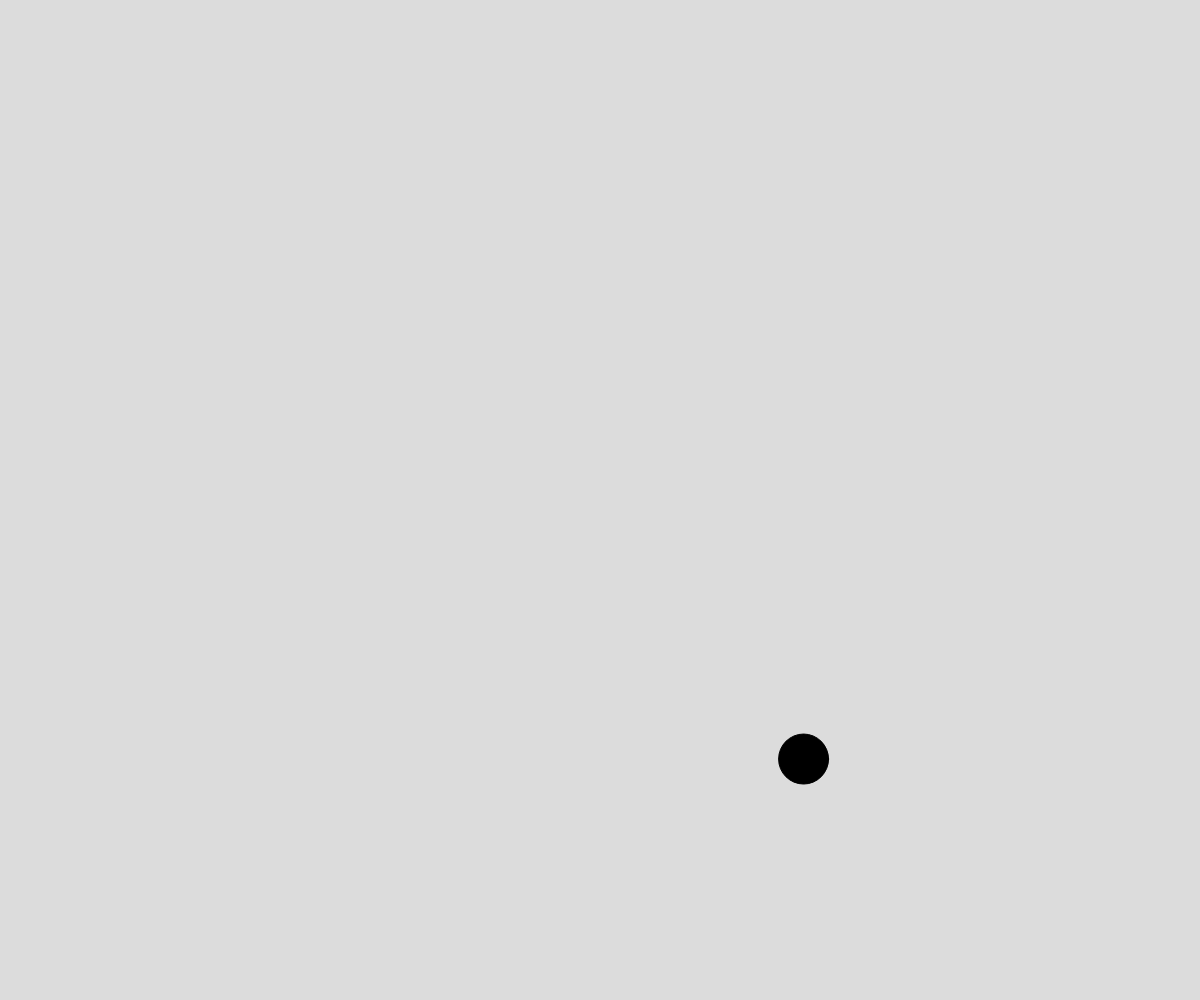
Frame 1 (no input)
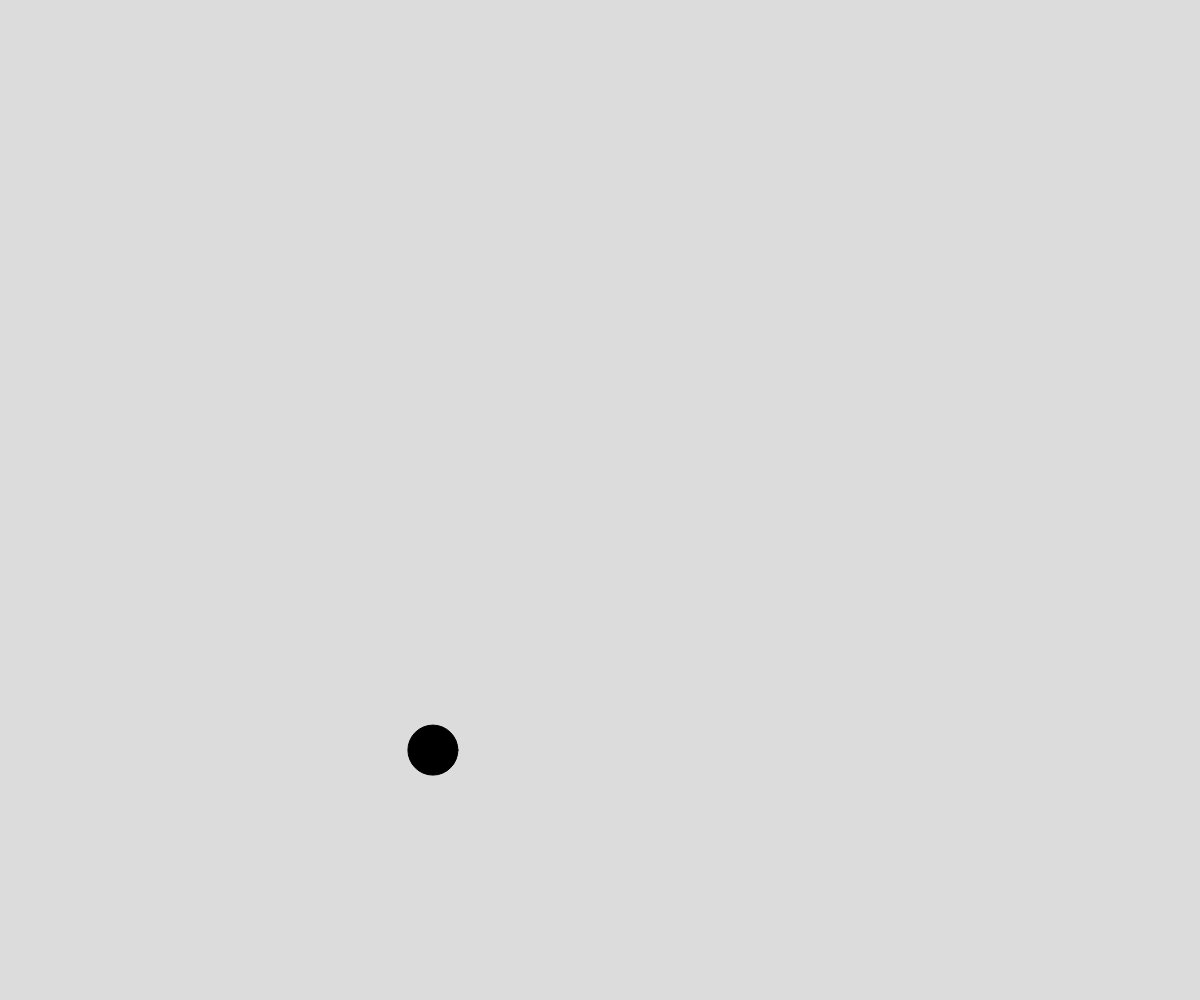
Frame 60 (no input)
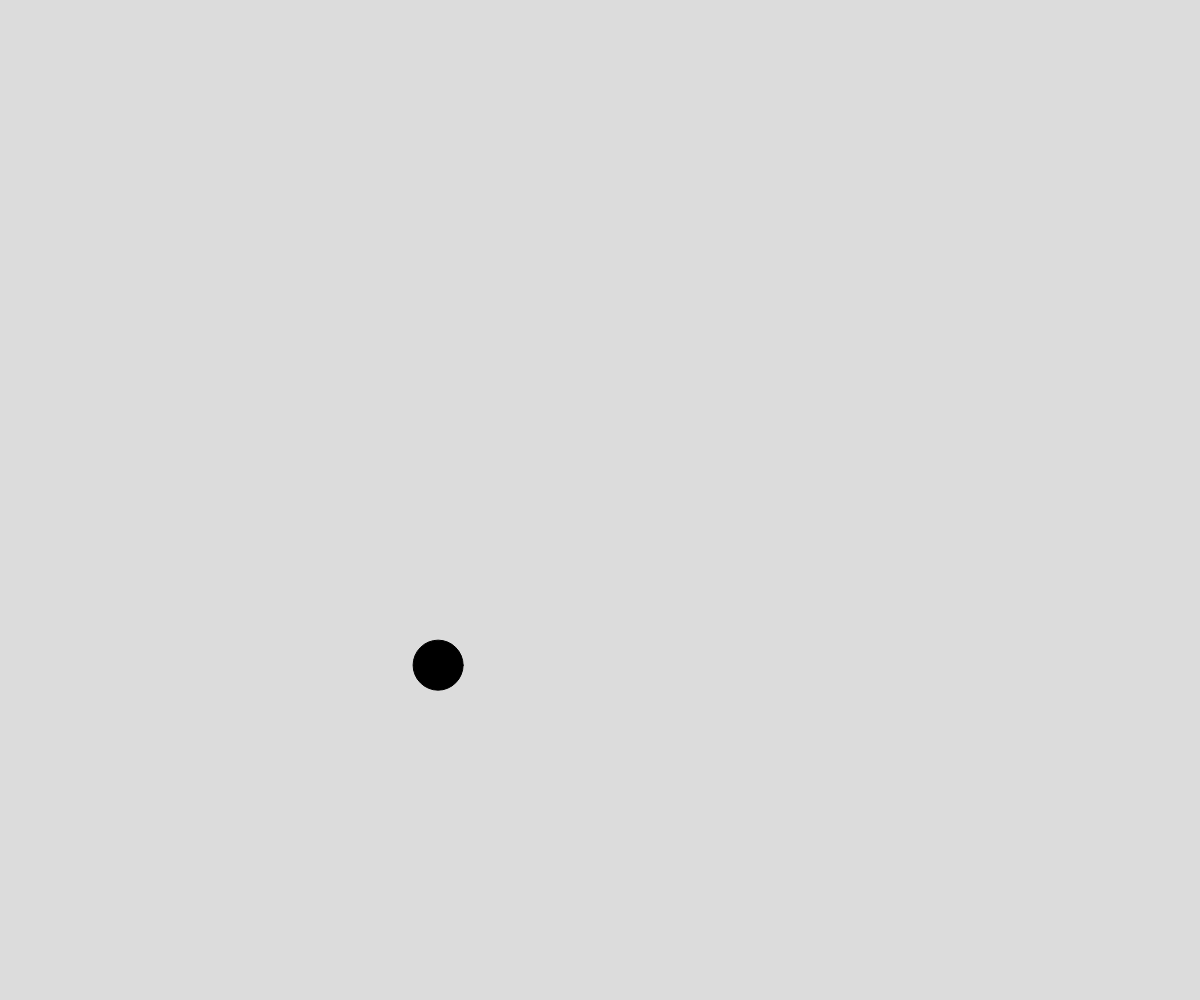
Frame 120 (the mouse pressed at the canvas centre since frame 60)

The p5.js sketch that drew these frames (run headless with seeded random() and noise() and a simulated clock; from frame 60 on, the mouse is pressed at the canvas centre):

// p5.js sketch
// ── sketch.js
// Perline noise demo

let time = 0;
let deltaTime = 0.01;
const TIME_OFFSET = 10000;

async function setup() {
  createCanvas(windowWidth, windowHeight);
}

function draw() {
  background(220);


  let x = noise(time) * width;
  let y = noise(time + TIME_OFFSET) * height;
  fill("black");
  circle(x, y, 50);

  time += deltaTime;
}
